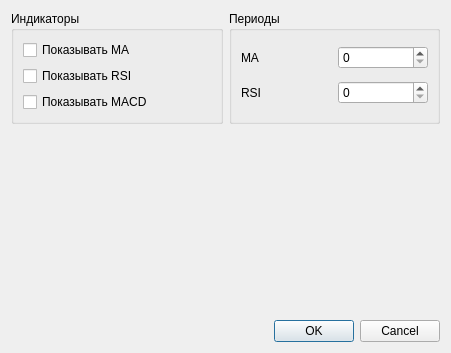
<?xml version="1.0" encoding="UTF-8"?>
<ui version="4.0">
 <class>SettingsDialog</class>
 <widget class="QDialog" name="SettingsDialog">
  <property name="geometry">
   <rect>
    <x>0</x>
    <y>0</y>
    <width>451</width>
    <height>353</height>
   </rect>
  </property>
  <property name="windowTitle">
   <string>Dialog</string>
  </property>
  <layout class="QVBoxLayout" name="verticalLayout_5">
   <item>
    <layout class="QVBoxLayout" name="verticalLayout_4">
     <item>
      <layout class="QHBoxLayout" name="horizontalLayout_3">
       <item>
        <widget class="QGroupBox" name="groupBox">
         <property name="title">
          <string>Индикаторы</string>
         </property>
         <layout class="QVBoxLayout" name="verticalLayout_2">
          <item>
           <widget class="QCheckBox" name="checkBoxMA">
            <property name="text">
             <string>Показывать MA</string>
            </property>
           </widget>
          </item>
          <item>
           <widget class="QCheckBox" name="checkBoxRSI">
            <property name="text">
             <string>Показывать RSI</string>
            </property>
           </widget>
          </item>
          <item>
           <widget class="QCheckBox" name="checkBoxMACD">
            <property name="text">
             <string>Показывать MACD</string>
            </property>
           </widget>
          </item>
         </layout>
        </widget>
       </item>
       <item>
        <widget class="QGroupBox" name="groupBox_2">
         <property name="title">
          <string>Периоды</string>
         </property>
         <layout class="QVBoxLayout" name="verticalLayout_3">
          <item>
           <layout class="QHBoxLayout" name="horizontalLayout">
            <item>
             <widget class="QLabel" name="labelMA">
              <property name="text">
               <string>MA</string>
              </property>
             </widget>
            </item>
            <item>
             <widget class="QSpinBox" name="spinBoxMA"/>
            </item>
           </layout>
          </item>
          <item>
           <layout class="QHBoxLayout" name="horizontalLayout_2">
            <item>
             <widget class="QLabel" name="labelRSI">
              <property name="text">
               <string>RSI</string>
              </property>
             </widget>
            </item>
            <item>
             <widget class="QSpinBox" name="spinBoxRSI"/>
            </item>
           </layout>
          </item>
         </layout>
        </widget>
       </item>
      </layout>
     </item>
     <item>
      <spacer name="verticalSpacer">
       <property name="orientation">
        <enum>Qt::Orientation::Vertical</enum>
       </property>
       <property name="sizeHint" stdset="0">
        <size>
         <width>20</width>
         <height>40</height>
        </size>
       </property>
      </spacer>
     </item>
    </layout>
   </item>
   <item>
    <widget class="QDialogButtonBox" name="buttonBox">
     <property name="orientation">
      <enum>Qt::Orientation::Horizontal</enum>
     </property>
     <property name="standardButtons">
      <set>QDialogButtonBox::StandardButton::Cancel|QDialogButtonBox::StandardButton::Ok</set>
     </property>
    </widget>
   </item>
  </layout>
 </widget>
 <resources/>
 <connections>
  <connection>
   <sender>buttonBox</sender>
   <signal>accepted()</signal>
   <receiver>SettingsDialog</receiver>
   <slot>accept()</slot>
   <hints>
    <hint type="sourcelabel">
     <x>248</x>
     <y>254</y>
    </hint>
    <hint type="destinationlabel">
     <x>157</x>
     <y>274</y>
    </hint>
   </hints>
  </connection>
  <connection>
   <sender>buttonBox</sender>
   <signal>rejected()</signal>
   <receiver>SettingsDialog</receiver>
   <slot>reject()</slot>
   <hints>
    <hint type="sourcelabel">
     <x>316</x>
     <y>260</y>
    </hint>
    <hint type="destinationlabel">
     <x>286</x>
     <y>274</y>
    </hint>
   </hints>
  </connection>
 </connections>
</ui>
